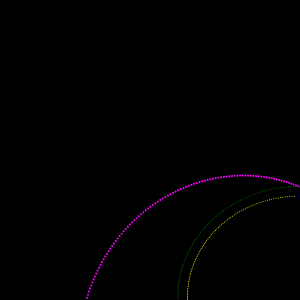
Frame 1 (no input)
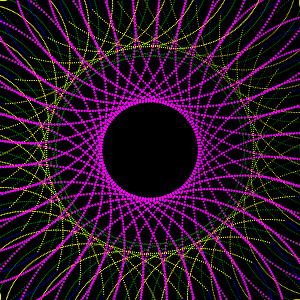
Frame 60 (no input)
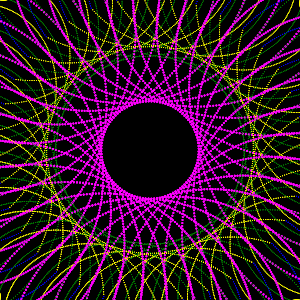
Frame 120 (the mouse pressed at the canvas centre since frame 60)

The p5.js sketch that drew these frames (run headless with seeded random() and noise() and a simulated clock; from frame 60 on, the mouse is pressed at the canvas centre):

// p5.js sketch
// ── sketch.js
var start = 0;
function setup() {
  createCanvas(300, 300);
  background(0);
  smooth();
}

function draw() {
  
  translate(width/2, height/2);
  angleMode(DEGREES);
  rotate(start+=10);
  angleMode(DEGREES);
  noStroke()
  fill('magenta');
  var rad = 50;
  for (var i = 0; i < 360; i++) {
    
    rad += 0.5;
    var x = 150 + sin(i)*rad;
    var y = 150 + cos(i)*rad;
    ellipse(x, y, 2, 2);
  }
  
  fill('green');
  for (var i = 0; i < 360; i++) {
    
    rad -= 0.5;
    var x = 150 + sin(i)*rad;
    var y = 150 + cos(i)*rad;
    ellipse(x, y, 1, 1);
  }
  
  var rad2 = 50;
  
  fill('blue');
  for (var i = 0; i < 360; i++) {
    
    rad2 -= 0.5;
    var x = 150 + sin(i)*rad2;
    var y = 150 + cos(i)*rad2;
    ellipse(x, y, 1, 1);
  }
  
  fill('yellow');
  for (var i = 0; i < 360; i++) {
    
    rad2 += 0.5;
    var x = 150 + sin(i)*rad2;
    var y = 150 + cos(i)*rad2;
    ellipse(x, y, 1, 1);
  }
}
